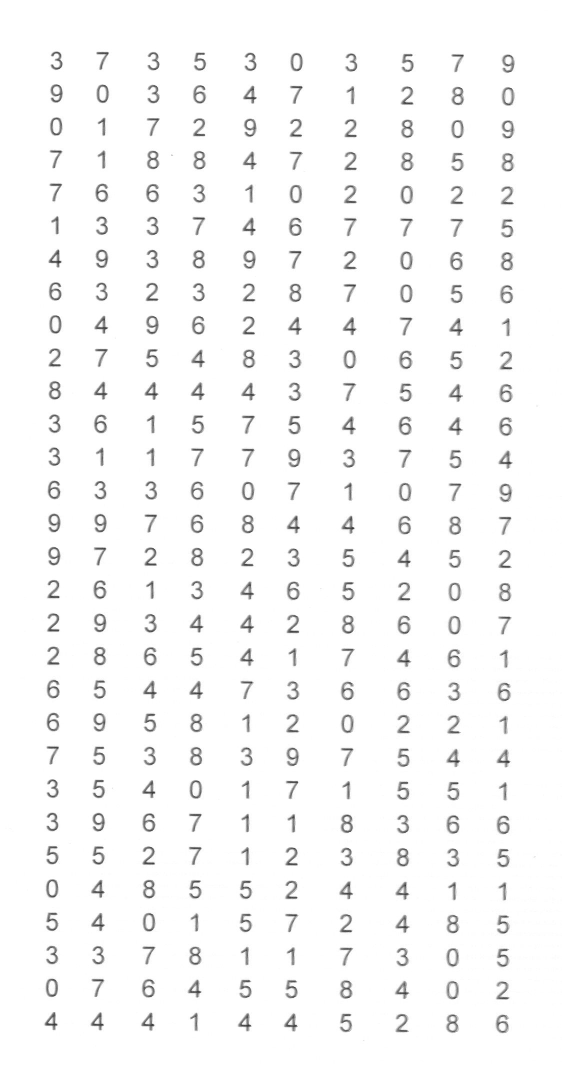
#> input picture assets/img/digits.jpg, 1124 x 2143 px (shown at 1/2 size)
$ python digits.py   (older library calls are emulated)
#> lines starting #> are read from the running program, lines starting #| are printed output that depends on the picture; after the words box and inside, x2 and y2 are one past the last pixel; in counts of white or black regions, pixels touching at a corner belong together
### app/__init__.py
# __init__.py
#
# Copyright(c) Exequiel Ceasar Navarrete <esnavarrete1@up.edu.ph>
# Licensed under MIT
# Version 1.0.1

import cv2
import random

def recognize_characters(src, dst, **kwargs):
  shape_color = kwargs.get('shape_color', (65, 203, 62))
  shape_thickness = kwargs.get('shape_thickness', 2)
  random_shape_color = kwargs.get('random_shape_color', False)
  filter_fn = kwargs.get('filter_fn', None)

  _, contours, _ = cv2.findContours(src, cv2.RETR_EXTERNAL, cv2.CHAIN_APPROX_NONE)

  # filter the contours first before processing
  if filter_fn is not None and callable(filter_fn):
    contours = filter(filter_fn, contours)

  # set default color
  new_shape_color = shape_color

  counter = 0

  # for each contour found, draw a rectangle around it on original image
  for contour in contours:
    # get rectangle bounding contour
    [x, y, w, h] = cv2.boundingRect(contour)

    # generate random rgb colors for the box
    if random_shape_color is True:
      r = random.randint(0, 255)
      g = random.randint(0, 255)
      b = random.randint(0, 255)

      new_shape_color = (r, g, b)

    # draw rectangle around contour on original image
    cv2.rectangle(dst, (x, y), (x + w, y + h), new_shape_color, shape_thickness)

    # increment the value so that we can count how many contours are detected
    counter += 1

  return counter

### digits.py
#!/usr/bin/env python

# digits.py
#
# Copyright(c) Exequiel Ceasar Navarrete <esnavarrete1@up.edu.ph>
# Licensed under MIT
# Version 1.0.1

import os
import cv2
from app import recognize_characters

# function to filter out contours on an image
def filter_contours(contour):
  # get rectangle bounding contour
  [_, _, w, h] = cv2.boundingRect(contour)

  # remove any large contours present
  if h > 300 and w > 300:
    return False

  # remove any small contours present
  if h < 40 or w < 40:
    return False

  return True

# read the image
image = os.path.join(os.getcwd(), "assets/img/digits.jpg")
cv_image = cv2.imread(image)
#> cv_image is the input picture: shape (2143, 1124, 3); min 0, max 255, mean 248.4

# convert to grayscale
gray_image = cv2.cvtColor(cv_image, cv2.COLOR_BGR2GRAY)

# apply some smoothing and thresholding to convert to binary image (inverted)
blur = cv2.GaussianBlur(gray_image, (5, 5), 0)
_, thresh = cv2.threshold(blur, 0, 255, cv2.THRESH_BINARY_INV + cv2.THRESH_OTSU)
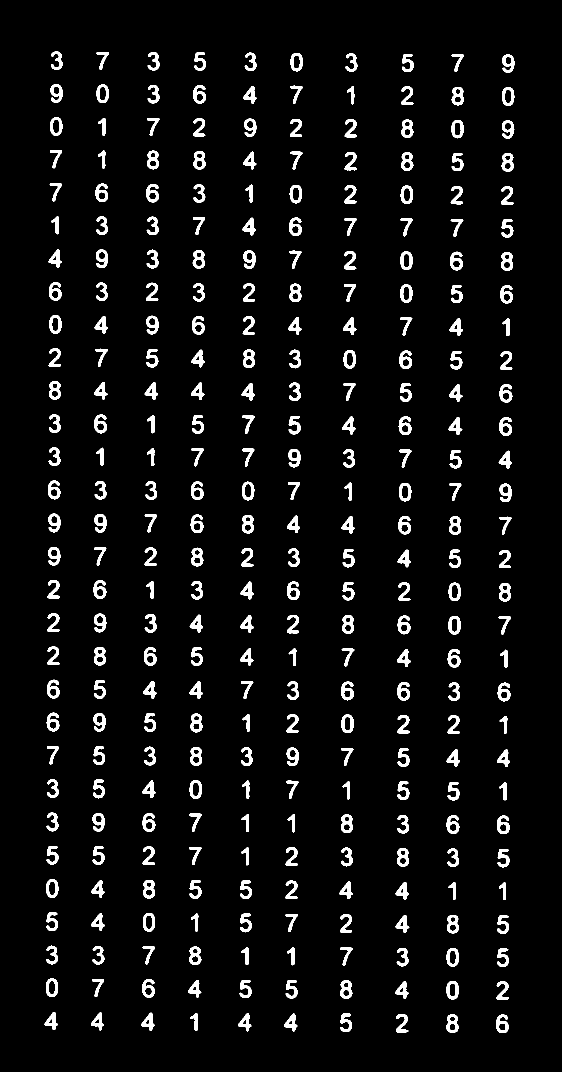
#> thresh: shape (2143, 1124) (shown at 1/2 size); 5.3% white; 300 white regions, largest, box (x1, y1, x2, y2) and area: (682, 1629, 706, 1666) 548, (680, 1961, 705, 1998) 545, (1002, 504, 1026, 541) 544

# apply some morphological operation (dilation)
kernel = cv2.getStructuringElement(cv2.MORPH_CROSS, (3, 3))
dilated = cv2.dilate(thresh, kernel, iterations=13)
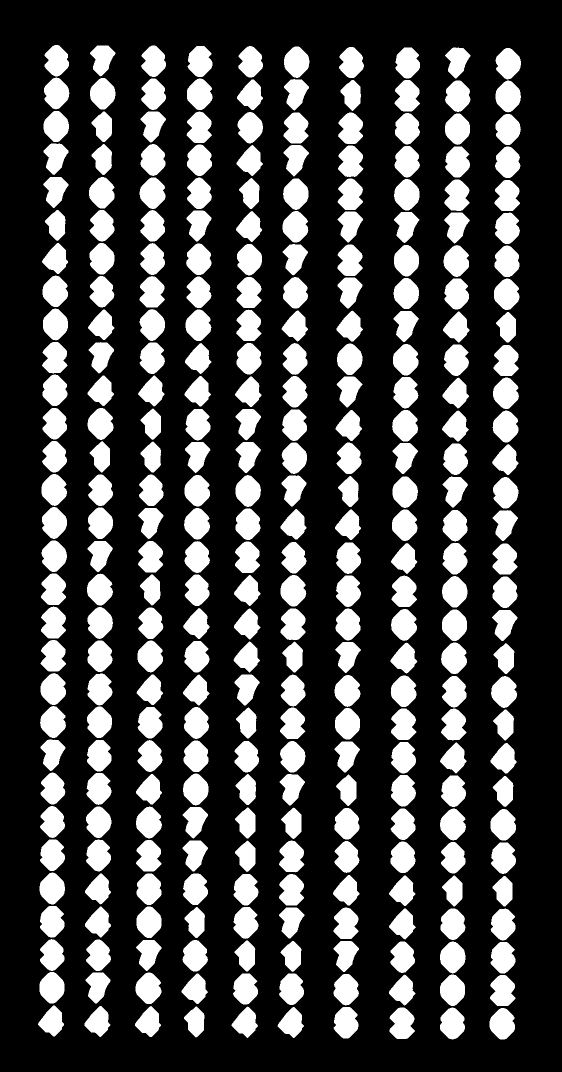
#> dilated: shape (2143, 1124) (shown at 1/2 size); 26.9% white; 300 white regions

# box out all possible characters present in the image
num_characters = recognize_characters(dilated, cv_image, random_shape_color=True, filter_fn=filter_contours)
#> in recognize_characters, `_, contours, _ = cv2.findContours(src, cv2.RETR_EXTERNAL, cv2.CHAIN_AP..`: contours = 300 contours; largest, box (x1, y1, x2, y2) and area: (561, 1217, 611, 1280) 2318, (779, 2015, 830, 2078) 2304, (985, 821, 1037, 885) 2304, (782, 1417, 833, 1480) 2303, (669, 1350, 721, 1414) 2302
#> in filter_contours, `[_, _, w, h] = cv2.boundingRect(contour)`: w = 51; h = 63
#> the loop in recognize_characters, `for contour in contours:` made 300 passes
#> (x, y, w, h, r, g, b) on passes 1 to 12: (979, 2016, 50, 64, 197, 215, 20), (880, 2015, 51, 63, 132, 248, 207), (779, 2015, 50, 63, 155, 244, 183), (667, 2014, 53, 62, 111, 71, 144), (555, 2014, 53, 63, 71, 48, 128), (463, 2013, 41, 62, 75, 158, 50), (368, 2013, 52, 62, 37, 169, 241), (270, 2012, 52, 62, 51, 181, 222), (169, 2012, 52, 62, 161, 104, 244), (76, 2011, 51, 62, 226, 133, 31), (980, 1950, 50, 63, 7, 47, 204), (880, 1949, 53, 62, 0, 252, 170)
#> (x, y, w, h, r, g) on pass 65: (562, 1615, 41, 63, 228, 249)
#> after the loop in recognize_characters, `for contour in contours:`:
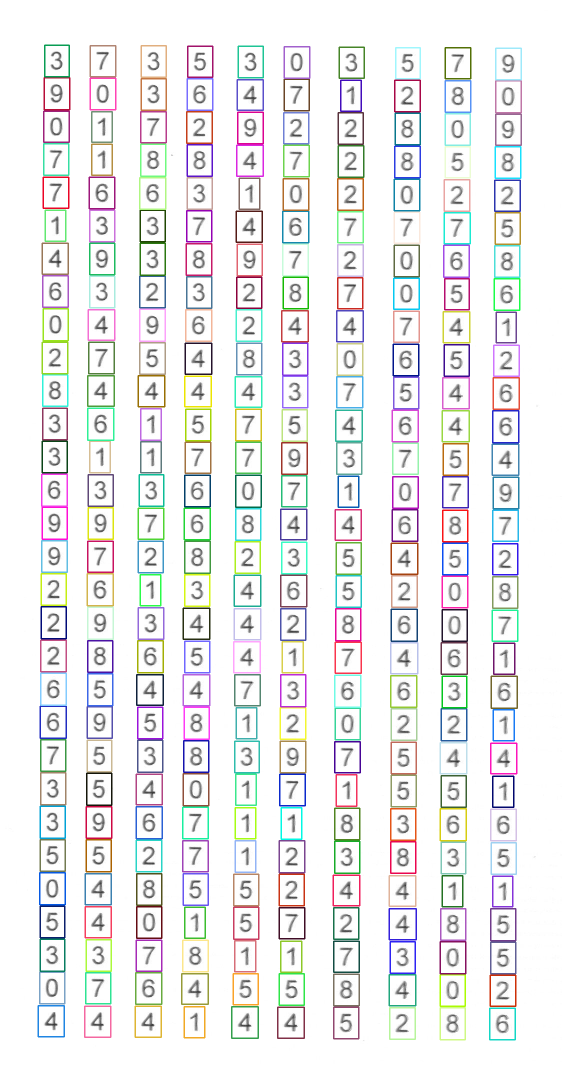
#> dst: shape (2143, 1124, 3) (shown at 1/2 size); mean B, G, R 237.9, 237.6, 237.5

print(f"Number of Boxes/Connected Components: {num_characters}")
#| Number of Boxes/Connected Components: 300

cv2.imshow('Output', cv2.pyrDown(cv2.pyrDown(cv_image)))
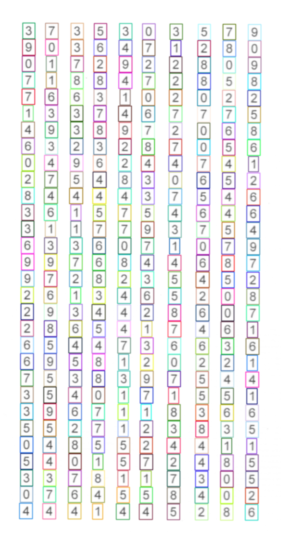
#> window 'Output': shape (536, 281, 3); mean B, G, R 237.9, 237.6, 237.5
cv2.waitKey(0)
cv2.destroyAllWindows()
